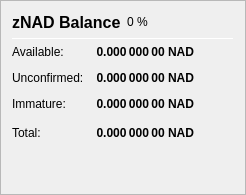
                   <widget class="QFrame" name="frame_ZerocoinBalances">
                    <property name="frameShape">
                     <enum>QFrame::StyledPanel</enum>
                    </property>
                    <property name="frameShadow">
                     <enum>QFrame::Raised</enum>
                    </property>
                    <layout class="QVBoxLayout" name="verticalLayout_7">
                     <item>
                      <layout class="QHBoxLayout" name="horizontalLayout_8" stretch="0,0,0">
                       <item>
                        <widget class="QLabel" name="label_5z_3">
                         <property name="minimumSize">
                          <size>
                           <width>0</width>
                           <height>20</height>
                          </size>
                         </property>
                         <property name="font">
                          <font>
                           <pointsize>12</pointsize>
                           <weight>75</weight>
                           <bold>true</bold>
                          </font>
                         </property>
                         <property name="text">
                          <string>zNAD Balance</string>
                         </property>
                        </widget>
                       </item>
                       <item>
                        <widget class="QLabel" name="labelzNADPercent">
                         <property name="text">
                          <string notr="true">0 %</string>
                         </property>
                        </widget>
                       </item>
                       <item>
                        <spacer name="horizontalSpacer_11">
                         <property name="orientation">
                          <enum>Qt::Horizontal</enum>
                         </property>
                         <property name="sizeHint" stdset="0">
                          <size>
                           <width>40</width>
                           <height>20</height>
                          </size>
                         </property>
                        </spacer>
                       </item>
                      </layout>
                     </item>
                     <item>
                      <widget class="Line" name="line_ZerocoinBalance">
                       <property name="minimumSize">
                        <size>
                         <width>0</width>
                         <height>1</height>
                        </size>
                       </property>
                       <property name="maximumSize">
                        <size>
                         <width>16777215</width>
                         <height>1</height>
                        </size>
                       </property>
                       <property name="orientation">
                        <enum>Qt::Horizontal</enum>
                       </property>
                      </widget>
                     </item>
                     <item>
                      <layout class="QGridLayout" name="gridLayout_5">
                       <property name="spacing">
                        <number>12</number>
                       </property>
                       <item row="1" column="0">
                        <widget class="QLabel" name="labelzBalanceMatureText">
                         <property name="toolTip">
                          <string>Mature: more than 20 confirmation and more than 1 mint of the same denomination after it was minted.
These zNAD are spendable.</string>
                         </property>
                         <property name="text">
                          <string>Available:</string>
                         </property>
                        </widget>
                       </item>
                       <item row="1" column="1">
                        <widget class="QLabel" name="labelzBalanceMature">
                         <property name="font">
                          <font>
                           <weight>75</weight>
                           <bold>true</bold>
                          </font>
                         </property>
                         <property name="toolTip">
                          <string>Mature: more than 20 confirmation and more than 1 mint of the same denomination after it was minted.
These zNAD are spendable.</string>
                         </property>
                         <property name="text">
                          <string notr="true">0.000 000 00 NAD</string>
                         </property>
                         <property name="alignment">
                          <set>Qt::AlignRight|Qt::AlignTrailing|Qt::AlignVCenter</set>
                         </property>
                        </widget>
                       </item>
                       <item row="2" column="0">
                        <widget class="QLabel" name="labelzBalanceUnconfirmedText">
                         <property name="toolTip">
                          <string>Unconfirmed: less than 20 confirmations
Immature: confirmed, but less than 1 mint of the same denomination after it was minted</string>
                         </property>
                         <property name="text">
                          <string>Unconfirmed:</string>
                         </property>
                        </widget>
                       </item>
                       <item row="2" column="1">
                        <widget class="QLabel" name="labelzBalanceUnconfirmed">
                         <property name="font">
                          <font>
                           <weight>75</weight>
                           <bold>true</bold>
                          </font>
                         </property>
                         <property name="toolTip">
                          <string>Unconfirmed: less than 20 confirmations
Immature: confirmed, but less than 1 mint of the same denomination after it was minted</string>
                         </property>
                         <property name="text">
                          <string notr="true">0.000 000 00 NAD</string>
                         </property>
                         <property name="alignment">
                          <set>Qt::AlignRight|Qt::AlignTrailing|Qt::AlignVCenter</set>
                         </property>
                        </widget>
                       </item>
                       <item row="3" column="0">
                        <widget class="QLabel" name="labelzBalanceImmatureText">
                         <property name="toolTip">
                          <string>Unconfirmed: less than 20 confirmations
Immature: confirmed, but less than 1 mint of the same denomination after it was minted</string>
                         </property>
                         <property name="text">
                          <string>Immature:</string>
                         </property>
                        </widget>
                       </item>
                       <item row="3" column="1">
                        <widget class="QLabel" name="labelzBalanceImmature">
                         <property name="font">
                          <font>
                           <weight>75</weight>
                           <bold>true</bold>
                          </font>
                         </property>
                         <property name="toolTip">
                          <string>Unconfirmed: less than 20 confirmations
Immature: confirmed, but less than 1 mint of the same denomination after it was minted</string>
                         </property>
                         <property name="text">
                          <string notr="true">0.000 000 00 NAD</string>
                         </property>
                         <property name="alignment">
                          <set>Qt::AlignRight|Qt::AlignTrailing|Qt::AlignVCenter</set>
                         </property>
                        </widget>
                       </item>
                       <item row="4" column="0">
                        <widget class="QLabel" name="labelzBalanceText">
                         <property name="toolTip">
                          <string>Your current zNAD balance, unconfirmed and immature zNAD included.</string>
                         </property>
                         <property name="text">
                          <string>Total:</string>
                         </property>
                        </widget>
                       </item>
                       <item row="4" column="1">
                        <widget class="QLabel" name="labelzBalance">
                         <property name="font">
                          <font>
                           <weight>75</weight>
                           <bold>true</bold>
                          </font>
                         </property>
                         <property name="cursor">
                          <cursorShape>IBeamCursor</cursorShape>
                         </property>
                         <property name="toolTip">
                          <string>Your current zNAD balance, unconfirmed and immature zNAD included.</string>
                         </property>
                         <property name="text">
                          <string notr="true">0.000 000 00 NAD</string>
                         </property>
                         <property name="alignment">
                          <set>Qt::AlignRight|Qt::AlignTrailing|Qt::AlignVCenter</set>
                         </property>
                         <property name="textInteractionFlags">
                          <set>Qt::LinksAccessibleByMouse|Qt::TextSelectableByKeyboard|Qt::TextSelectableByMouse</set>
                         </property>
                        </widget>
                       </item>
                       <item row="4" column="2">
                        <spacer name="horizontalSpacer_4">
                         <property name="orientation">
                          <enum>Qt::Horizontal</enum>
                         </property>
                         <property name="sizeHint" stdset="0">
                          <size>
                           <width>40</width>
                           <height>20</height>
                          </size>
                         </property>
                        </spacer>
                       </item>
                      </layout>
                     </item>
                     <item>
                      <spacer name="verticalSpacer_4">
                       <property name="orientation">
                        <enum>Qt::Vertical</enum>
                       </property>
                       <property name="sizeHint" stdset="0">
                        <size>
                         <width>20</width>
                         <height>40</height>
                        </size>
                       </property>
                      </spacer>
                     </item>
                    </layout>
                   </widget>
